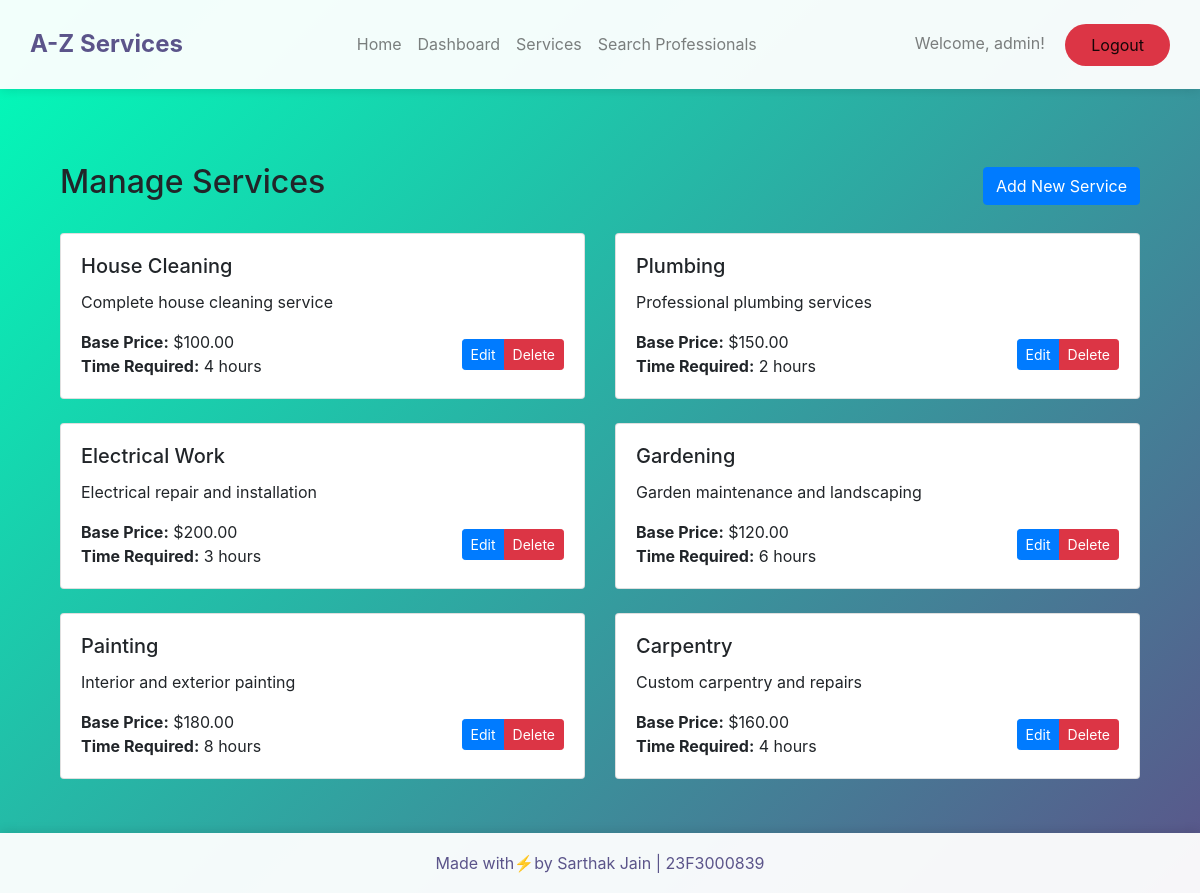
/admin/manage_services (signed in), run on the app's committed database.
### app/models.py (models this page shows, shortened)
class User(UserMixin, db.Model):
    __tablename__ = 'user'
    id = db.Column(db.Integer, primary_key=True)
    username = db.Column(db.String(80), unique=True, nullable=False)
    password = db.Column(db.String(120), nullable=False)
    role = db.Column(db.String(20), nullable=False)  # 'admin', 'professional', 'customer'
    is_approved = db.Column(db.Boolean, default=False)
    is_blocked = db.Column(db.Boolean, default=False)
    average_rating = db.Column(db.Float, default=0.0)
    location = db.Column(db.String(100))
    pincode = db.Column(db.String(6))
    professional_id = db.Column(db.String(8), unique=True)  # For format PRO12345
    service_requests_made = db.relationship('ServiceRequest',
                                          foreign_keys='ServiceRequest.customer_id',
                                          backref='customer')
    service_requests_received = db.relationship('ServiceRequest',
                                              foreign_keys='ServiceRequest.professional_id',
                                              backref='professional')
    reviews_given = db.relationship('Review',
                                  foreign_keys='Review.customer_id',
                                  backref='reviewer')
    reviews_received = db.relationship('Review',
                                     foreign_keys='Review.professional_id',
                                     backref='reviewed_professional')

class Service(db.Model):
    __tablename__ = 'service'
    id = db.Column(db.Integer, primary_key=True)
    name = db.Column(db.String(100), nullable=False)
    description = db.Column(db.Text, nullable=False)
    base_price = db.Column(db.Float, nullable=False)
    time_required = db.Column(db.String(50), nullable=False)
    location = db.Column(db.String(100))
    pincode = db.Column(db.String(10))
    created_at = db.Column(db.DateTime, default=datetime.utcnow)
    service_requests = db.relationship('ServiceRequest', backref='requested_service')

### app/views/admin.py (the view)
@admin_bp.route('/manage_services')
@admin_required
def manage_services():
    services = Service.query.all()
    form = ServiceForm()
    return render_template('admin/manage_services.html',
                         services=services,
                         form=form)

### app/__init__.py (called while the page is built)
def create_app(config_class=Config):
    app = Flask(__name__)
    app.config.from_object(config_class)
    db.init_app(app)
    migrate.init_app(app, db)
    login_manager.init_app(app)
    login_manager.login_view = 'main.login'
    from .models import User
    @login_manager.user_loader
    def load_user(user_id):
        return User.query.get(int(user_id))
    from .views.admin import admin_bp
    from .views.customer import customer_bp
    from .views.professional import professional_bp
    from .routes import main_bp
    app.register_blueprint(admin_bp, url_prefix='/admin')
    app.register_blueprint(customer_bp, url_prefix='/customer')
    app.register_blueprint(professional_bp, url_prefix='/professional')
    app.register_blueprint(main_bp)
    with app.app_context():
        db.create_all()
    return app

### app/views/admin.py (called while the page is built)
def admin_required(f):
    @wraps(f)
    def decorated_function(*args, **kwargs):
        if not current_user.is_authenticated or current_user.role != 'admin':
            flash('You need to be logged in as an admin to view this page.', 'danger')
            return redirect(url_for('main.login'))
        return f(*args, **kwargs)
    return decorated_function

### app/templates/admin/manage_services.html (shortened to what this page needs)
{% extends "layout.html" %}
{% block content %}
<div class="container mt-4">
    <div class="d-flex justify-content-between align-items-center mb-4">
        <h2>Manage Services</h2>
        <button type="button" class="btn btn-primary" data-bs-toggle="modal" data-bs-target="#addServiceModal">
            Add New Service
        </button>
    </div>
    <div class="row">
        {% for service in services %}
        <div class="col-md-6 mb-4">
            <div class="card">
                <div class="card-body">
                    <h5 class="card-title">{{ service.name }}</h5>
                    <p class="card-text">{{ service.description }}</p>
                    <div class="d-flex justify-content-between align-items-center">
                        <div>
                            <strong>Base Price:</strong> ${{ "%.2f"|format(service.base_price) }}<br>
                            <strong>Time Required:</strong> {{ service.time_required }}
                        </div>
                        <div class="btn-group">
                            <button class="btn btn-sm btn-primary"
                                    data-bs-toggle="modal"
                                    data-bs-target="#editServiceModal{{ service.id }}">
                                Edit
                            </button>
                            <button class="btn btn-sm btn-danger"
                                    data-bs-toggle="modal"
                                    data-bs-target="#deleteServiceModal{{ service.id }}">
                                Delete
                            </button>
                        </div>
                    </div>
                </div>
            </div>
        </div>
        {% endfor %}
    </div>
</div>
{% endblock %}

### app/templates/layout.html (shortened to what this page needs)
<!DOCTYPE html>
<html lang="en">
<head>
    <link href="https://cdn.jsdelivr.net/npm/bootstrap@5.3.2/dist/css/bootstrap.min.css" rel="stylesheet">
    <link rel="stylesheet" href="https://stackpath.bootstrapcdn.com/bootstrap/4.5.2/css/bootstrap.min.css">
</head>
<body>
    <nav class="navbar navbar-expand-lg navbar-light d-flex justify-content-between">
        <div>
        <a class="navbar-brand" href="{{ url_for('main.index') }}">A-Z Services</a>
        </div>
            <ul class="navbar-nav">
                <li class="nav-item">
                    <a class="nav-link" href="{{ url_for('main.index') }}">Home</a>
                </li>
                {% if current_user.is_authenticated %}
                    <li class="nav-item">
                        {% if current_user.role == 'customer' %}
                            <a class="nav-link" href="{{ url_for('customer.dashboard') }}">Dashboard</a>
                        {% elif current_user.role == 'professional' %}
                            <a class="nav-link" href="{{ url_for('professional.dashboard') }}">Dashboard</a>
                        {% elif current_user.role == 'admin' %}
                            <a class="nav-link" href="{{ url_for('admin.dashboard') }}">Dashboard</a>
                        {% endif %}
                    </li>
                {% endif %}
                {% if current_user.role=="admin" %}
                <li class="nav-item">
                    <a class="nav-link" href="{{ url_for('admin.manage_services') }}">Services</a>
                </li>
                {% endif %}
                {% if current_user.role=="admin" %}
                <li class="nav-item">
                    <a class="nav-link" href="{{ url_for('admin.search_professionals') }}">Search Professionals</a>
                </li>
                {% endif %}
            </ul>
            <div class="navbar-text">
                {% if current_user.is_authenticated %}
                    <span class="navbar-text mr-3">Welcome, {{ current_user.username }}!</span>
                    <a class="btn btn-logout" href="{{ url_for('main.logout') }}">Logout</a>
                {% else %}
                    <a class="btn btn-login" href="{{ url_for('main.login') }}">Login</a>
                    <a class="btn btn-register" href="{{ url_for('main.register') }}">Register</a>
                {% endif %}
            </div>
    </nav>
    <div class="page-wrapper">
        <div class="container">
            {% block content %}{% endblock %}
        </div>
    </div>
    <footer class="footer">
        <p class="mb-0">Made with⚡by Sarthak Jain | 23F3000839</p>
    </footer>
</body>
</html>

### app/templates/layout.html (style rules this page uses)
body { background: linear-gradient(135deg, #00feba, #5b548a); min-height: 100vh; padding-bottom: 60px; position: relative; }
.navbar { padding: 15px 30px; background: rgba(255, 255, 255, 0.95) !important; box-shadow: 0 2px 10px rgba(0,0,0,0.1); }
.navbar-brand { font-weight: bold; font-size: 24px; color: #5b548a !important; }
.page-wrapper { padding-top: 50px; padding-bottom: 30px; }
.btn-logout { background: #dc3545; color: white; padding: 8px 25px; border-radius: 25px; }
.footer { position: absolute; bottom: 0; width: 100%; height: 60px; background: rgba(255, 255, 255, 0.95); display: flex; align-items: center; justify-content: center; color: #5b548a; box-shadow: 0 -2px 10px rgba(0,0,0,0.1); }

### data on the page
User: username "admin"
Service: name "House Cleaning", description "Complete house cleaning service", base_price "100.00", time_required "4 hours"
Service: name "Plumbing", description "Professional plumbing services", base_price "150.00", time_required "2 hours"
Service: name "Electrical Work", description "Electrical repair and installation", base_price "200.00", time_required "3 hours"
Service: name "Gardening", description "Garden maintenance and landscaping", base_price "120.00", time_required "6 hours"
Service: name "Painting", description "Interior and exterior painting", base_price "180.00", time_required "8 hours"
Service: name "Carpentry", description "Custom carpentry and repairs", base_price "160.00", time_required "4 hours"
